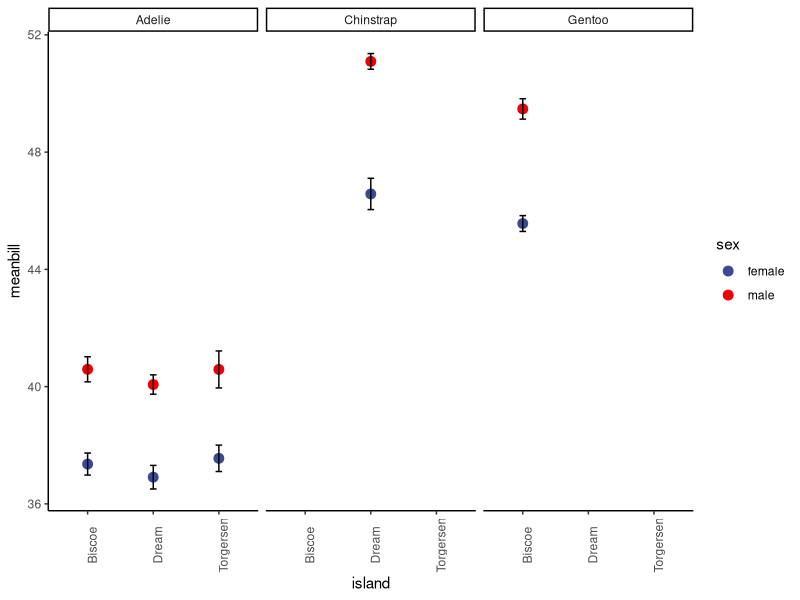

The R source for this figure:
## ---- chunk 1
#| warning: false
library(tidyverse)
library(palmerpenguins)

## ---- chunk 2

# A quick reminder that that %>% and |> syntax are equivalent and interchangable 

mpgpercyl<-mtcars%>%
  group_by(cyl)%>% #group = cylinder 
  summarize(mean=mean(mpg),error=sd(mpg)) # a simple summarize with just mean and standard deviation

head(mpgpercyl)

## ---- chunk 3
mpgdf<-mtcars%>%
  filter(cyl=='4' , hp >100) %>% #filters mtcars to only include cars w/ 4 cylinders and hp greater than 100
  summarize(min = min(mpg), max = max(mpg), mean = mean(mpg), error=sd(mpg))

head(mpgdf)
## ---- chunk 4
head(penguins)

sumpens<- penguins %>%
  group_by(species, island, sex) %>%
  drop_na(sex) %>% #removes rows with NA values (a few rows would otherwise have NA in 'sex' due to sampling error in the field)
  summarize(meanbill=mean(bill_length_mm), sd=sd(bill_length_mm), n=n(), se=sd/sqrt(n))

sumpens
## ---- chunk 5
library(ggsci)

pd=position_dodge(width=0.5)
ggplot(sumpens, aes(x=island, y=meanbill))+
  geom_point(data=sumpens, aes(x=island, y=meanbill, color=sex), size=3)+
  geom_errorbar(data=sumpens, aes(x=island, ymin=meanbill-se, ymax=meanbill+se),width=0.1)+
  theme_classic()+
  scale_color_aaas()+
  facet_wrap(~species)+
  theme(axis.text.x = element_text(angle = 90))

